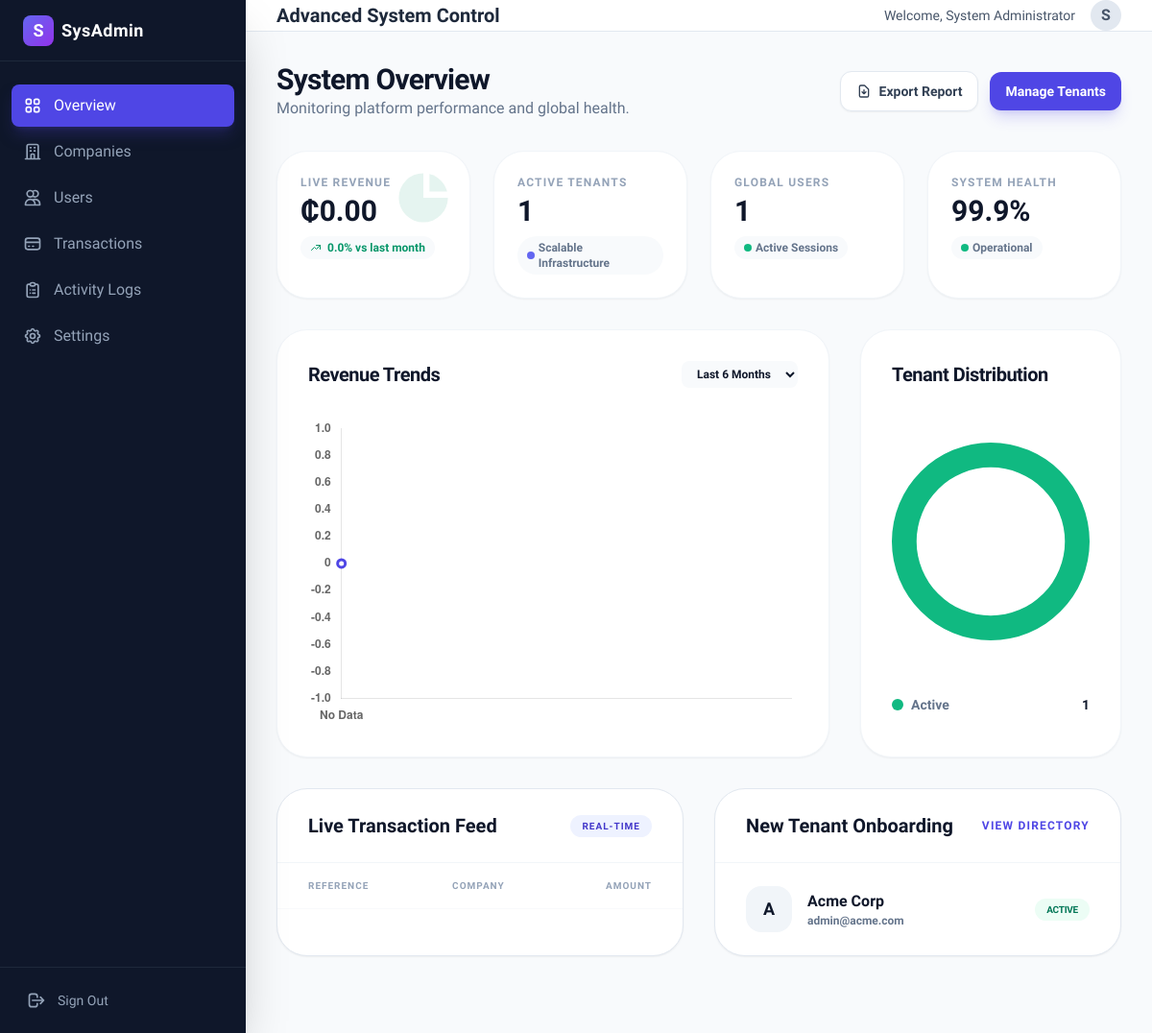
The app's page /dashboard (signed in) with its own data.
### tables this page shows
CREATE TABLE IF NOT EXISTS companies (
    id INT AUTO_INCREMENT PRIMARY KEY,
    name VARCHAR(255) NOT NULL,
    email VARCHAR(255) NOT NULL UNIQUE,
    subscription_status ENUM('active', 'inactive', 'trial') DEFAULT 'trial',
    plan ENUM('starter', 'professional', 'enterprise') NOT NULL DEFAULT 'starter',
    trial_ends_at DATETIME,
    created_at TIMESTAMP DEFAULT CURRENT_TIMESTAMP,
    updated_at TIMESTAMP DEFAULT CURRENT_TIMESTAMP ON UPDATE CURRENT_TIMESTAMP
);

### src/Views/dashboard/system_admin.php (the view, shortened to what this page needs)
<div class="space-y-8 pb-12">
    <div class="flex flex-col md:flex-row md:items-center justify-between gap-6">
        <div>
            <h1 class="text-3xl font-black text-slate-900 tracking-tight">System Overview</h1>
            <p class="text-slate-500 font-medium">Monitoring platform performance and global health.</p>
        </div>
        <div class="flex items-center gap-3">
            <button
                class="px-4 py-2.5 bg-white border border-slate-200 rounded-xl text-sm font-bold text-slate-700 hover:bg-slate-50 transition-all shadow-sm flex items-center gap-2">
                <svg class="w-4 h-4" fill="none" stroke="currentColor" viewBox="0 0 24 24">
                    <path stroke-linecap="round" stroke-linejoin="round" stroke-width="2"
                        d="M12 10v6m0 0l-3-3m3 3l3-3m2 8H7a2 2 0 01-2-2V5a2 2 0 012-2h5.586a1 1 0 01.707.293l5.414 5.414a1 1 0 01.293.707V19a2 2 0 01-2 2z" />
                </svg>
                Export Report
            </button>
            <a href="/saas/admin/companies"
                class="px-4 py-2.5 bg-indigo-600 rounded-xl text-sm font-bold text-white hover:bg-indigo-700 transition-all shadow-lg shadow-indigo-600/20 flex items-center gap-2 text-center">
                Manage Tenants
            </a>
        </div>
    </div>
    <div class="grid grid-cols-1 md:grid-cols-4 gap-6">
        <div
            class="bg-white p-6 rounded-[2rem] shadow-sm border border-slate-100 relative overflow-hidden group hover:shadow-xl transition-all duration-500">
            <div class="absolute top-0 right-0 p-4 opacity-10 group-hover:opacity-20 transition-opacity">
                <svg class="w-16 h-16 text-emerald-600" fill="currentColor" viewBox="0 0 20 20">
                    <path d="M2 10a8 8 0 018-8v8h8a8 8 0 11-16 0z" />
                    <path d="M12 2.252A8.001 8.001 0 0117.748 8H12V2.252z" />
                </svg>
            </div>
            <p class="text-xs font-black text-slate-400 uppercase tracking-widest mb-1">Live Revenue</p>
            <h3 class="text-3xl font-black text-slate-900 mb-2">₵<?= number_format($total_revenue, 2) ?></h3>
            <div
                class="flex items-center gap-1.5 <?= $growth >= 0 ? 'text-emerald-600' : 'text-rose-600' ?> font-bold text-xs bg-slate-50 px-2.5 py-1 rounded-full w-fit">
                <svg class="w-3 h-3" fill="none" stroke="currentColor" viewBox="0 0 24 24">
                    <path stroke-linecap="round" stroke-linejoin="round" stroke-width="2"
                        d="<?= $growth >= 0 ? 'M13 7h8m0 0v8m0-8l-8 8-4-4-6 6' : 'M13 17h8m0 0v-8m0 8l-8-8-4 4-6-6' ?>" />
                </svg>
                <?= number_format(abs($growth), 1) ?>% vs last month
            </div>
        </div>
        <div
            class="bg-white p-6 rounded-[2rem] shadow-sm border border-slate-100 relative overflow-hidden group hover:shadow-xl transition-all duration-500">
            <p class="text-xs font-black text-slate-400 uppercase tracking-widest mb-1">Active Tenants</p>
            <h3 class="text-3xl font-black text-slate-900 mb-2"><?= $total_companies ?></h3>
            <div
                class="text-slate-500 font-bold text-xs bg-slate-50 px-2.5 py-1 rounded-full w-fit flex items-center gap-1">
                <span class="w-2 h-2 rounded-full bg-indigo-500"></span>
                Scalable Infrastructure
            </div>
        </div>
        <div
            class="bg-white p-6 rounded-[2rem] shadow-sm border border-slate-100 relative overflow-hidden group hover:shadow-xl transition-all duration-500">
            <p class="text-xs font-black text-slate-400 uppercase tracking-widest mb-1">Global Users</p>
            <h3 class="text-3xl font-black text-slate-900 mb-2"><?= $total_users ?></h3>
            <div
                class="text-slate-500 font-bold text-xs bg-slate-50 px-2.5 py-1 rounded-full w-fit flex items-center gap-1 text-emerald-600">
                <span class="w-2 h-2 rounded-full bg-emerald-500"></span>
                Active Sessions
            </div>
        </div>
        <div
            class="bg-white p-6 rounded-[2rem] shadow-sm border border-slate-100 relative overflow-hidden group hover:shadow-xl transition-all duration-500">
            <p class="text-xs font-black text-slate-400 uppercase tracking-widest mb-1">System Health</p>
            <h3 class="text-3xl font-black text-slate-900 mb-2">99.9%</h3>
            <div
                class="text-slate-500 font-bold text-xs bg-slate-50 px-2.5 py-1 rounded-full w-fit flex items-center gap-1 text-emerald-600">
                <span class="w-2 h-2 rounded-full bg-emerald-500 animate-pulse"></span>
                Operational
            </div>
        </div>
    </div>
    <div class="grid grid-cols-1 lg:grid-cols-3 gap-8">
        <div class="lg:col-span-2 bg-white p-8 rounded-[2rem] shadow-sm border border-slate-100">
            <div class="flex items-center justify-between mb-8">
                <h3 class="text-xl font-black text-slate-900 tracking-tight">Revenue Trends</h3>
                <select class="text-xs font-bold border-none bg-slate-50 rounded-lg px-3 py-1.5 focus:ring-0">
                    <option>Last 6 Months</option>
                </select>
            </div>
            <div class="h-80">
                <canvas id="revenueChart"></canvas>
            </div>
        </div>
        <div class="bg-white p-8 rounded-[2rem] shadow-sm border border-slate-100">
            <h3 class="text-xl font-black text-slate-900 tracking-tight mb-8">Tenant Distribution</h3>
            <div class="h-64 relative">
                <canvas id="tenantChart"></canvas>
            </div>
            <div class="mt-8 space-y-3">
                <?php foreach ($tenant_stats as $stat): ?>
                    <div class="flex items-center justify-between text-sm font-bold">
                        <span class="text-slate-500 flex items-center gap-2">
                            <span
                                class="w-3 h-3 rounded-full <?= $stat['subscription_status'] === 'active' ? 'bg-emerald-500' : 'bg-amber-500' ?>"></span>
                            <?= ucfirst($stat['subscription_status']) ?>
                        </span>
                        <span class="text-slate-900"><?= $stat['count'] ?></span>
                    </div>
                <?php endforeach; ?>
            </div>
        </div>
    </div>
    <div class="grid grid-cols-1 lg:grid-cols-2 gap-8">
        <div class="bg-white rounded-[2rem] shadow-sm border border-slate-200 overflow-hidden">
            <div class="px-8 py-6 border-b border-slate-100 flex items-center justify-between">
                <h3 class="text-xl font-black text-slate-900">Live Transaction Feed</h3>
                <span
                    class="px-3 py-1 bg-indigo-50 text-indigo-700 text-[10px] font-black uppercase rounded-full tracking-widest">Real-time</span>
            </div>
            <div class="overflow-x-auto">
                <table class="w-full text-left">
                    <thead>
                        <tr
                            class="text-[10px] font-black text-slate-400 uppercase tracking-widest border-b border-slate-50">
                            <th class="px-8 py-4">Reference</th>
                            <th class="px-8 py-4">Company</th>
                            <th class="px-8 py-4 text-right">Amount</th>
                        </tr>
                    </thead>
                </table>
            </div>
        </div>
        <div class="bg-white rounded-[2rem] shadow-sm border border-slate-200 overflow-hidden">
            <div class="px-8 py-6 border-b border-slate-100 flex items-center justify-between">
                <h3 class="text-xl font-black text-slate-900 text-center">New Tenant Onboarding</h3>
                <a href="/saas/admin/companies"
                    class="text-xs font-black text-indigo-600 hover:text-indigo-800 uppercase tracking-widest">View
                    Directory</a>
            </div>
            <div class="px-8 py-6 space-y-6">
                <?php foreach ($recent_companies as $company): ?>
                    <div class="flex items-center justify-between group cursor-default">
                        <div class="flex items-center gap-4">
                            <div
                                class="w-12 h-12 rounded-2xl bg-slate-100 flex items-center justify-center text-slate-900 font-black text-lg group-hover:bg-indigo-600 group-hover:text-white transition-all">
                                <?= substr($company['name'], 0, 1) ?>
                            </div>
                            <div>
                                <p class="font-black text-slate-900"><?= htmlspecialchars($company['name']) ?></p>
                                <p class="text-xs text-slate-500 font-bold"><?= htmlspecialchars($company['email']) ?></p>
                            </div>
                        </div>
                        <span
                            class="px-3 py-1 rounded-full text-[10px] font-black uppercase tracking-tight
                        <?= $company['subscription_status'] === 'active' ? 'bg-emerald-50 text-emerald-700' : 'bg-amber-50 text-amber-700' ?>">
                            <?= $company['subscription_status'] ?>
                        </span>
                    </div>
                <?php endforeach; ?>
            </div>
        </div>
    </div>
</div>
<script>
    // Revenue Trends Chart
    const revCtx = document.getElementById('revenueChart').getContext('2d');
    const revenueLabels = <?= json_encode(array_column($revenue_trends, 'month')) ?>;
    const revenueData = <?= json_encode(array_column($revenue_trends, 'total')) ?>;
    new Chart(revCtx, {
        type: 'line',
        data: {
            labels: revenueLabels.length > 0 ? revenueLabels : ['No Data'],
            datasets: [{
                label: 'Revenue (₵)',
                data: revenueData.length > 0 ? revenueData : [0],
                borderColor: '#4f46e5',
                backgroundColor: 'rgba(79, 70, 229, 0.05)',
                borderWidth: 4,
                fill: true,
                tension: 0.4,
                pointRadius: 4,
                pointBackgroundColor: '#fff',
                pointBorderWidth: 3
            }]
        },
        options: {
            responsive: true,
            maintainAspectRatio: false,
            plugins: { legend: { display: false } },
            scales: {
                y: { grid: { display: false }, ticks: { font: { weight: 'bold' } } },
                x: { grid: { display: false }, ticks: { font: { weight: 'bold' } } }
            }
        }
    });
    // Tenant Distribution Chart
    const tenCtx = document.getElementById('tenantChart').getContext('2d');
    const tenantLabels = <?= json_encode(array_column($tenant_stats, 'subscription_status')) ?>;
    const tenantData = <?= json_encode(array_column($tenant_stats, 'count')) ?>;
    new Chart(tenCtx, {
        type: 'doughnut',
        data: {
            labels: tenantLabels,
            datasets: [{
                data: tenantData,
                backgroundColor: ['#10b981', '#f59e0b', '#ef4444', '#6366f1'],
                borderWidth: 0,
                cutout: '75%'
            }]
        },
        options: {
            responsive: true,
            maintainAspectRatio: false,
            plugins: { legend: { display: false } }
        }
    });
</script>
<?php
require __DIR__ . '/../dashboard_layout.php';
?>

### src/Views/dashboard_layout.php (style rules this page uses)
body { font-family: 'Plus Jakarta Sans', sans-serif; }

### records on screen
companies: name "A", name "Acme Corp", email "admin@acme.com", subscription_status "ACTIVE"

### other values on screen
$title "Advanced System Control"
$name "System Administrator"
$initial "S"
$total_revenue "0.00"
abs($growth) "0.0"
$total_companies "1"
$total_users "1"
$stat['subscription_status'] "Active"
$stat['count'] "1"
